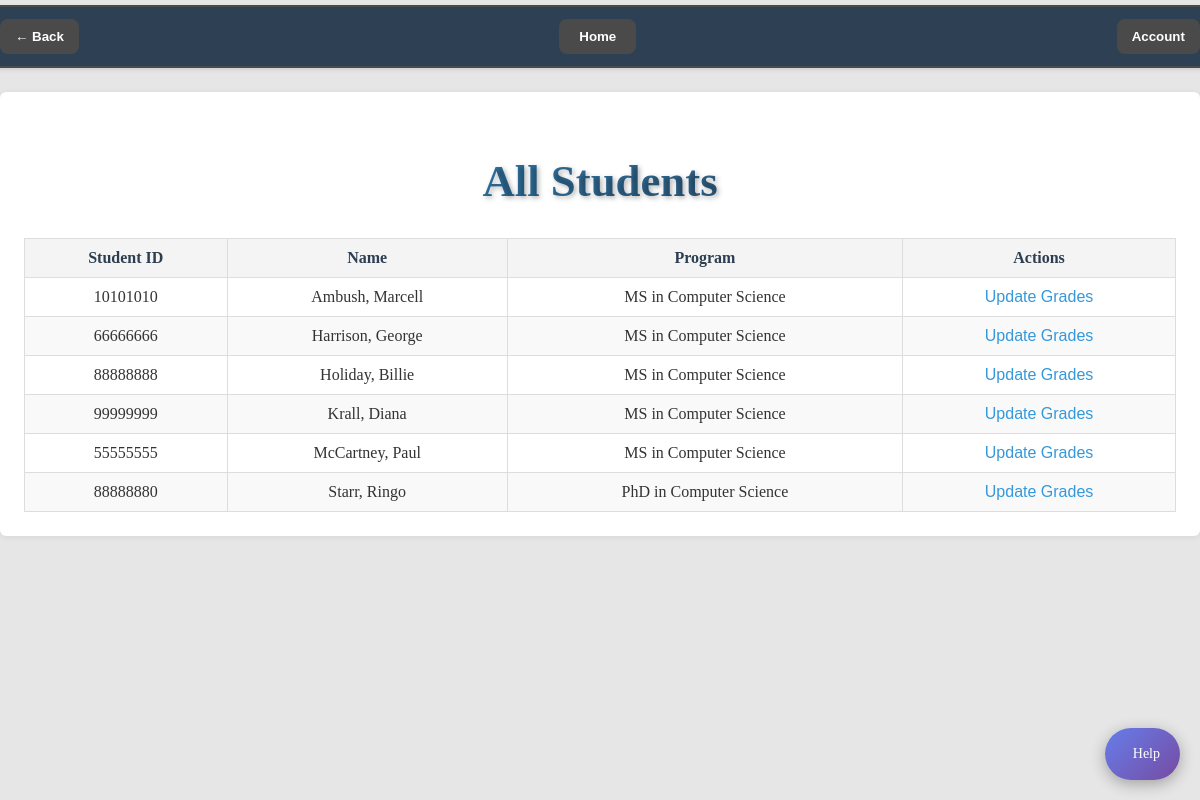
Page /all_students (signed in) on the committed database.
### tables this page shows
CREATE TABLE grad_student (
    uid CHAR(8) PRIMARY KEY,
    advisor_uid CHAR(8),
    d_num INTEGER NOT NULL,
    program VARCHAR(100) NOT NULL,
    credit_hours INTEGER DEFAULT 0,
    gpa REAL DEFAULT 0.0,
    is_suspended BOOLEAN DEFAULT FALSE,
    has_advising_hold BOOLEAN DEFAULT TRUE,
    form1_submitted BOOLEAN DEFAULT FALSE,
    form1_approved BOOLEAN DEFAULT FALSE,
    graduation_requested BOOLEAN DEFAULT FALSE,
    graduation_approved BOOLEAN DEFAULT FALSE,
    thesis_submitted BOOLEAN DEFAULT FALSE,
    thesis_approved BOOLEAN DEFAULT FALSE,
    matriculation_date DATE,
    FOREIGN KEY (uid) REFERENCES users(uid),
    FOREIGN KEY (advisor_uid) REFERENCES faculty(uid),
    FOREIGN KEY (d_num) REFERENCES department(d_num)
);

CREATE TABLE users (
    uid CHAR(8) PRIMARY KEY,
    email VARCHAR(100) UNIQUE NOT NULL,
    username VARCHAR(50) UNIQUE NOT NULL,
    password VARCHAR(255) NOT NULL,
    user_type INTEGER NOT NULL CHECK (user_type BETWEEN 1 AND 6),
    first_name VARCHAR(50) NOT NULL,
    last_name VARCHAR(50) NOT NULL,
    address TEXT,
    created_at TIMESTAMP DEFAULT CURRENT_TIMESTAMP,
    updated_at TIMESTAMP DEFAULT CURRENT_TIMESTAMP,
    CHECK (length(uid) = 8 AND uid GLOB '[0-9]*')
    -- 1 = applicant, 2 = gradstudent, 3 = faculty, 4 = admin, 5 = gs, 6 = alumni
);

### main.py (the view)
@app.route('/all_students')
def all_students():
    if 'uid' not in session:
        return redirect(url_for('login'))
    conn = get_db_connection()
    students = conn.execute(
        """
        SELECT g.uid,
               u.first_name,
               u.last_name,
               g.program
        FROM grad_student g
        JOIN users u ON g.uid = u.uid
        ORDER BY u.last_name, u.first_name
        """
    ).fetchall()
    conn.close()
    return render_template('REGS-all_students.html', students=students)

### main.py (called while the page is built)
def get_db_connection(): #basic getting connection fucntion to avoid repetitivness
    conn = sqlite3.connect('phase-2.db')
    conn.row_factory = sqlite3.Row
    return conn

### templates/REGS-all_students.html (shortened to what this page needs)
<html>
<head>
  <link rel="stylesheet" href="/static/css/styles.css">
</head>
<body class="faculty-advisor-page">
  <div class="navbar">
    <div class="homeButton">
      <button onclick="location.href='/home'">Home</button>
    </div>
    <button onclick="window.location.href='{{ request.referrer }}'" class="back-button">
      ← Back
    </button>
    <div class="dropdown">
      <button onclick="toggleDropdown()">Account</button>
    </div>
  </div>
  {% include "chatbot.html" %}
  <main class="student-home-container">
    <h1>All Students</h1>
    {% if students %}
      <table class="styled-table">
        <thead>
          <tr>
            <th>Student ID</th>
            <th>Name</th>
            <th>Program</th>
            <th>Actions</th>
          </tr>
        </thead>
        <tbody>
          {% for student in students %}
          <tr>
            <td>{{ student.uid }}</td>
            <td>{{ student.last_name }}, {{ student.first_name }}</td>
            <td>{{ student.program }}</td>
            <td>
                <a href="{{ url_for('view_gs_transcript', student_id=student['uid']) }}">Update Grades</a>
            </td>
          </tr>
          {% endfor %}
        </tbody>
      </table>
    {% else %}
      <p>No students found.</p>
    {% endif %}
  </main>
</body>
</html>

### static/css/styles.css (style rules this page uses)
body { font-family: 'Georgia', serif; background-color: #e6e6e6; color: #333; margin: 0; padding: 0; line-height: 1.6; padding-top: 60px; }
h1, h2 { font-family: 'Palatino Linotype', 'Book Antiqua', Palatino, serif; color: #2c3e50; text-align: center; margin-bottom: 20px; }
a { font-family: 'Arial', sans-serif; color: #3498db; text-decoration: none; transition: color 0.3s; }
.navbar { position: fixed; top: 0; left: 50%; transform: translateX(-50%); width: 90%; z-index: 1000; display: flex; justify-content: space-between; align-items: center; background-color: rgba(176, 176, 176, 0.9); border: 2px solid #4a4a4a; padding: 15px 30px; box-shadow: 0 4px 10px rgba(0, 0, 0, 0.2); border-radius: 15px; margin-top: 5px; }
.navbar .homeButton { order: 2; margin: 0 auto; }
.navbar .homeButton button { background-color: #4a4a4a; color: #ffffff; padding: 10px 20px; border: none; border-radius: 8px; font-weight: bold; cursor: pointer; transition: background-color 0.3s, transform 0.2s; }
.navbar .back-button { order: 1; margin-right: auto; background-color: #4a4a4a; color: #ffffff; padding: 10px 15px; border: none; border-radius: 8px; font-weight: bold; cursor: pointer; transition: background-color 0.3s, transform 0.2s; }
.navbar .dropdown { order: 3; margin-left: auto; position: relative; }
.navbar .dropdown button { background-color: #4a4a4a; color: #ffffff; padding: 10px 15px; border: none; border-radius: 8px; font-weight: bold; cursor: pointer; transition: background-color 0.3s, transform 0.2s; }
.student-home-container { max-width: 1200px; margin: 80px auto; padding: 20px; background-color: #ffffff; border-radius: 10px; box-shadow: 0 4px 10px rgba(0, 0, 0, 0.1); position: relative; }
.student-home-container h1 { font-size: 2.8rem; color: #2c3e50; text-align: center; margin-bottom: 20px; font-weight: bold; text-shadow: 2px 2px 5px rgba(0, 0, 0, 0.3); background: linear-gradient(to right, #3498db, #2c3e50); -webkit-background-clip: text; -webkit-text-fill-color: transparent; }
.student-home-container table { width: 100%; border-collapse: collapse; margin-top: 20px; }
.student-home-container table th, .student-home-container table td { border: 1px solid #ddd; padding: 10px; text-align: center; }
.student-home-container table th { background-color: #f4f4f4; color: #2c3e50; font-weight: bold; }
.student-home-container table tr:nth-child(even) { background-color: #f9f9f9; }
.styled-table { width: 100%; border-collapse: collapse; margin-top: 20px; font-size: 1rem; text-align: center; }
.styled-table th, .styled-table td { border: 1px solid #ddd; padding: 10px; }
.styled-table th { background-color: #f4f4f4; color: #2c3e50; font-weight: bold; }
.styled-table tr:nth-child(even) { background-color: #f9f9f9; }
.navbar { position: fixed; top: 0; width: 100%; background: #2E4053; padding: 0.75rem 1.5rem; display: flex; align-items: center; color: #fff; box-shadow: 0 2px 4px rgba(0,0,0,0.1); z-index: 1000; }
.navbar .dropdown { margin-left: auto; position: relative; }
.navbar { position: fixed; top: 0; width: 100%; background: #2E4053; padding: .75rem 1.5rem; display: flex; align-items: center; box-shadow: 0 2px 4px rgba(0,0,0,0.1); z-index: 1000; }
.styled-table { width: 100%; border-collapse: collapse; }
.styled-table th, .styled-table td { padding: .75rem; text-align: center; border: 1px solid #e0e0e0; }
.styled-table th { background: #f1f3f5; color: #2E4053; font-weight: 500; }
.styled-table tr:nth-child(even) { background: #fcfcfc; }
.student-home-container { max-width: 1200px; margin: 2rem auto; padding: 1.5rem; background: #fff; border-radius: 6px; box-shadow: 0 1px 6px rgba(0,0,0,0.08); }

### rows in the picture
grad_student: uid "10101010", last_name "Ambush", first_name "Marcell", program "MS in Computer Science"
grad_student: uid "66666666", last_name "Harrison", first_name "George", program "MS in Computer Science"
grad_student: uid "88888888", last_name "Holiday", first_name "Billie", program "MS in Computer Science"
grad_student: uid "99999999", last_name "Krall", first_name "Diana", program "MS in Computer Science"
grad_student: uid "55555555", last_name "McCartney", first_name "Paul", program "MS in Computer Science"
grad_student: uid "88888880", last_name "Starr", first_name "Ringo", program "PhD in Computer Science"
